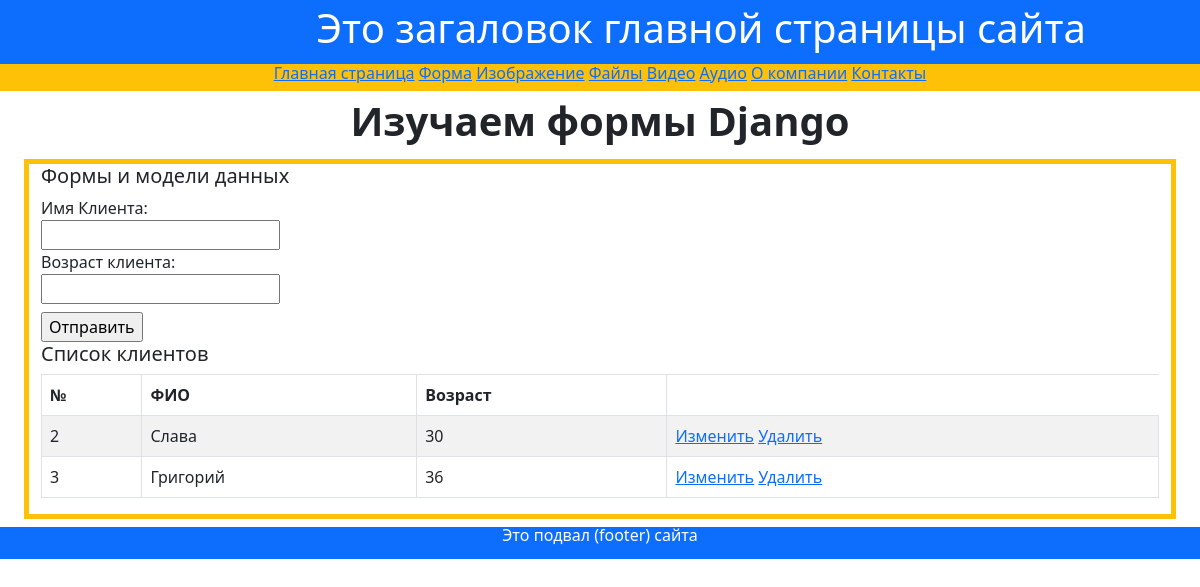
/my_form/, run on an earlier commit of the app's database.
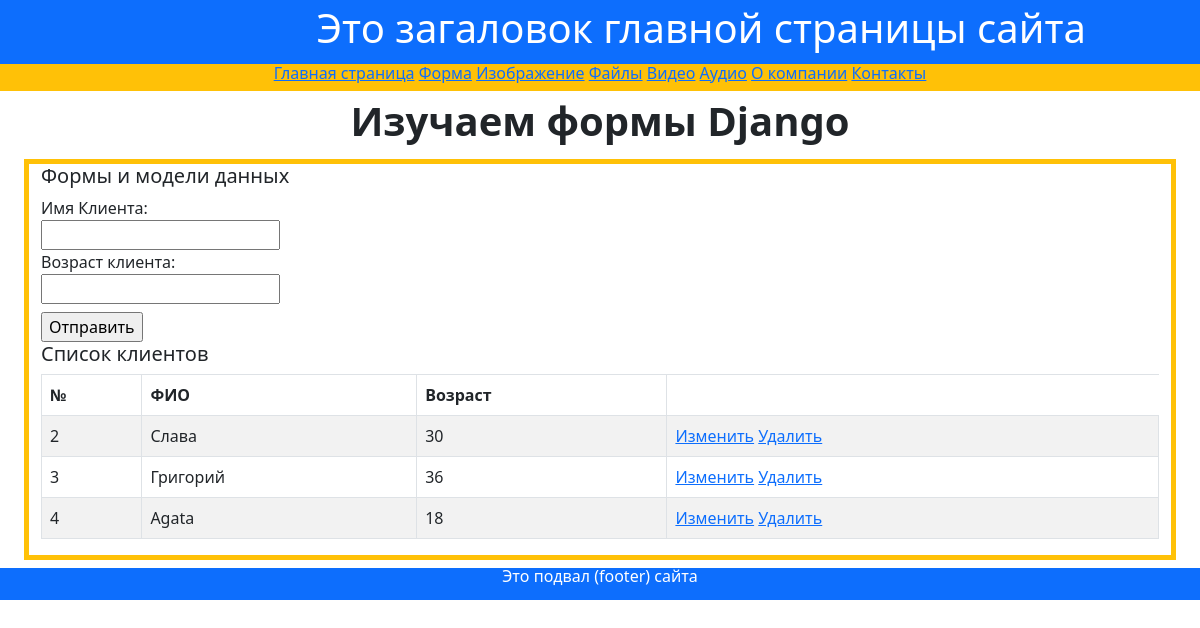
And on a later commit of the database.
### firstapp/models.py (models this page shows)
class Person(models.Model):
    name = models.CharField(max_length=20, verbose_name='Имя клиента')
    age = models.IntegerField(verbose_name='Возраст клиента')
    object_person = models.Manager()
    DoesNotExist = models.Manager

### firstapp/views.py (the view)
# urls.py: path('my_form/', views.my_form, name='my_form'),
def my_form(request):
    if request.method == 'POST':
        form = UserForm(request.POST)
        if form.is_valid():
            form.save()
    my_text = 'Сведения о клиентах'
    people = Person.object_person.all()
    form = UserForm()
    context = {'my_text': my_text, 'people': people, 'form': form}
    return render(request, 'firstapp/my_form.html', context)

### firstapp/forms.py
class UserForm(forms.ModelForm):
    name = forms.CharField(label='Имя Клиента',
                           widget=forms.TextInput(attrs={'class': 'myfield'}))
    age = forms.IntegerField(label='Возраст клиента',
                             widget=forms.TextInput(attrs={'class': 'myfield'}))
    class Meta:
        model = Person
        fields = '__all__'

### templates/firstapp/my_form.html (shortened to what this page needs)
{% extends 'firstapp/base.html' %}
{% block header %}Изучаем формы Django{% endblock header %}
{% block content %}
<div class="container-fluid text-start my-2 border border-5 border-warning">
    <h5>Формы и модели данных</h5>
    <form method="POST">
        <div class="form-group my-2">
            {% for field in form %}
            <div>{{ field.label_tag }}</div>
            <div>{{ field }}</div>
            {% endfor %}
        </div>
        <input type="submit" value="Отправить">
        {% if people.count > 0 %}
        <h5>Список клиентов</h5>
        <table class="table table-striped table-bordered text-start">
            <thead>
                <tr>
                    <th>№</th>
                    <th>ФИО</th>
                    <th>Возраст</th>
                </tr>
            </thead>
            <tbody>
                {% for person in people %}
                <tr>
                    <td>{{ person.id }}</td>
                    <td>{{ person.name }}</td>
                    <td>{{ person.age }}</td>
                    <td>
                        <a href="edit_form/{{ person.id }}">Изменить</a>
                        <a href="delete/{{ person.id }}">Удалить</a>
                    </td>
                </tr>
                {% endfor %}
            </tbody>
        </table>
        {% endif %}
    </form>
</div>
{% endblock content %}

### templates/firstapp/base.html (shortened to what this page needs)
<!DOCTYPE html>
<html lang="en">
<head>
    <link rel="stylesheet" href="/static/css/bootstrap.min.css">
</head>
<body>
    <div class="container-fluid p-1 bg-primary text-white text-center">
         <div class="row">
              <div class="col-2">
              </div>
            <div class="col-10">
                <h1>Это загаловок главной страницы сайта</h1>
            </div>
         </div>
    </div>
<div class="container-fluid">
    <div class="row bg-warning text-center">
        <h6>
            <a href="{% url 'index' %}">Главная страница</a>
            <a href="{% url 'my_form' %}">Форма</a>
            <a href="{% url 'form_up_img' %}">Изображение</a>
            <a href="{% url 'form_up_pdf' %}">Файлы</a>
            <a href="{% url 'form_up_video' %}">Видео</a>
            <a href="{% url 'form_up_audio' %}">Аудио</a>
            <a href="{% url 'about' %}">О компании</a>
            <a href="{% url 'contact' %}">Контакты</a>
        </h6>
    </div>
    <div class="container-fluid">
        <div class="row text-center text primary fs-1 fw-bold">
            <div>{% block header %}{% endblock header %}</div>
        </div>
        <div class="row text-center text-body">
            <div>{% block content %}{% endblock content %}</div>
        </div>
    </div>
    <div class="row bg-primary text-center text-white lh-1">
        <p>Это подвал (footer) сайта</p>
    </div>
</div>
</body>
</html>

What changed in the data, as far as the page shows it:
added Person: id "4", name "Agata", age "18"
